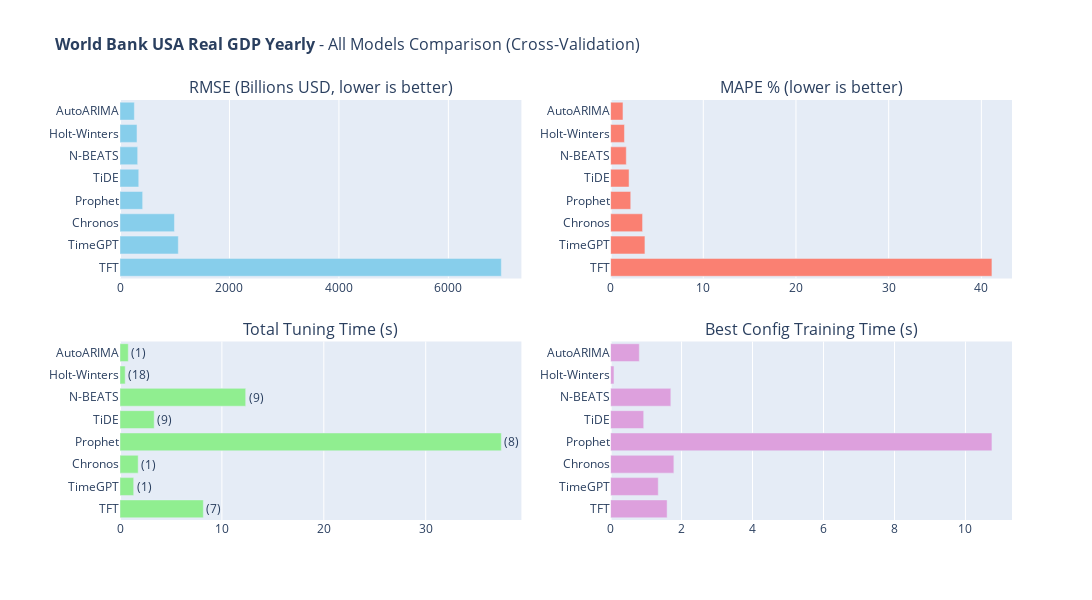

Source (notebook cell):
### Code cell
# 11. All Models Comparison (Interactive)
#
# Summary comparison of all models based on cross-validation metrics.

def create_all_models_comparison(results_dataframe, dataset_name, value_unit=None):
    """
    Create interactive bar chart comparison of all models.
    
    Args:
        results_dataframe: DataFrame with model results
        dataset_name: Name for the plot title
        value_unit: Unit label for RMSE axis (e.g., 'Billions USD')
    
    Returns:
        Plotly Figure object
    """
    rmse_title = f'RMSE ({value_unit}, lower is better)' if value_unit else 'RMSE (lower is better)'
    
    fig = make_subplots(
        rows=2, cols=2,
        subplot_titles=[
            rmse_title, 
            'MAPE % (lower is better)', 
            'Total Tuning Time (s)', 
            'Best Config Training Time (s)'
        ],
        vertical_spacing=0.15, horizontal_spacing=0.1
    )
    
    models = results_dataframe['Model'].tolist()
    
    fig.add_trace(go.Bar(
        y=models, x=results_dataframe['RMSE'], orientation='h',
        marker_color='skyblue', 
        hovertemplate='<b>%{y}</b><br>RMSE: %{x:.2f}<extra></extra>'
    ), row=1, col=1)
    
    fig.add_trace(go.Bar(
        y=models, x=results_dataframe['MAPE'], orientation='h',
        marker_color='salmon', 
        hovertemplate='<b>%{y}</b><br>MAPE: %{x:.2f}%<extra></extra>'
    ), row=1, col=2)
    
    fig.add_trace(go.Bar(
        y=models, x=results_dataframe['Tuning Time (s)'], orientation='h',
        marker_color='lightgreen', 
        text=[f"({c})" for c in results_dataframe['Combinations']],
        textposition='outside', 
        hovertemplate='<b>%{y}</b><br>Time: %{x:.2f}s<extra></extra>'
    ), row=2, col=1)
    
    fig.add_trace(go.Bar(
        y=models, x=results_dataframe['Best Config Time (s)'], orientation='h',
        marker_color='plum', 
        hovertemplate='<b>%{y}</b><br>Time: %{x:.2f}s<extra></extra>'
    ), row=2, col=2)
    
    fig.update_layout(
        title=dict(text=f'<b>{dataset_name}</b> - All Models Comparison (Cross-Validation)', font=dict(size=16)),
        width=1700, height=600, showlegend=False, margin=dict(l=120)
    )
    
    for i in range(1, 3):
        for j in range(1, 3):
            fig.update_yaxes(autorange='reversed', row=i, col=j)
    return fig

if 'results_df' in dir() and not results_df.empty:
    fig_comparison = create_all_models_comparison(
        results_df, DATASET_CONFIG['name'],
        value_unit=DATASET_CONFIG.get('value_unit')
    )
    fig_comparison.show()

### Figure 1 — Plotly figure (JSON) as saved in the notebook; plotly's stock layout.template omitted (floating-point values rounded to 4 significant figures)
{"data": [{"hovertemplate": "<b>%{y}</b><br>RMSE: %{x:.2f}<extra></extra>", "marker": {"color": "skyblue"}, "orientation": "h", "type": "bar", "x": [262.2, 310.4, 322.8, 342.8, 413.8, 995.0, 1065.0, 6967.0], "xaxis": "x", "y": ["AutoARIMA", "Holt-Winters", "N-BEATS", "TiDE", "Prophet", "Chronos", "TimeGPT", "TFT"], "yaxis": "y"}, {"hovertemplate": "<b>%{y}</b><br>MAPE: %{x:.2f}%<extra></extra>", "marker": {"color": "salmon"}, "orientation": "h", "type": "bar", "x": [1.336, 1.495, 1.691, 1.991, 2.173, 3.448, 3.704, 41.14], "xaxis": "x2", "y": ["AutoARIMA", "Holt-Winters", "N-BEATS", "TiDE", "Prophet", "Chronos", "TimeGPT", "TFT"], "yaxis": "y2"}, {"hovertemplate": "<b>%{y}</b><br>Time: %{x:.2f}s<extra></extra>", "marker": {"color": "lightgreen"}, "orientation": "h", "text": ["(1)", "(18)", "(9)", "(9)", "(8)", "(1)", "(1)", "(7)"], "textposition": "outside", "type": "bar", "x": [0.8105, 0.5098, 12.33, 3.356, 37.42, 1.783, 1.343, 8.177], "xaxis": "x3", "y": ["AutoARIMA", "Holt-Winters", "N-BEATS", "TiDE", "Prophet", "Chronos", "TimeGPT", "TFT"], "yaxis": "y3"}, {"hovertemplate": "<b>%{y}</b><br>Time: %{x:.2f}s<extra></extra>", "marker": {"color": "plum"}, "orientation": "h", "type": "bar", "x": [0.8084, 0.09521, 1.698, 0.933, 10.75, 1.783, 1.343, 1.593], "xaxis": "x4", "y": ["AutoARIMA", "Holt-Winters", "N-BEATS", "TiDE", "Prophet", "Chronos", "TimeGPT", "TFT"], "yaxis": "y4"}], "layout": {"annotations": [{"font": {"size": 16}, "showarrow": false, "text": "RMSE (Billions USD, lower is better)", "x": 0.225, "xanchor": "center", "xref": "paper", "y": 1, "yanchor": "bottom", "yref": "paper"}, {"font": {"size": 16}, "showarrow": false, "text": "MAPE % (lower is better)", "x": 0.775, "xanchor": "center", "xref": "paper", "y": 1, "yanchor": "bottom", "yref": "paper"}, {"font": {"size": 16}, "showarrow": false, "text": "Total Tuning Time (s)", "x": 0.225, "xanchor": "center", "xref": "paper", "y": 0.425, "yanchor": "bottom", "yref": "paper"}, {"font": {"size": 16}, "showarrow": false, "text": "Best Config Training Time (s)", "x": 0.775, "xanchor": "center", "xref": "paper", "y": 0.425, "yanchor": "bottom", "yref": "paper"}], "height": 600, "margin": {"l": 120}, "showlegend": false, "title": {"font": {"size": 16}, "text": "<b>World Bank USA Real GDP Yearly</b> - All Models Comparison (Cross-Validation)"}, "width": 1700, "xaxis": {"anchor": "y", "domain": [0, 0.45]}, "xaxis2": {"anchor": "y2", "domain": [0.55, 1]}, "xaxis3": {"anchor": "y3", "domain": [0, 0.45]}, "xaxis4": {"anchor": "y4", "domain": [0.55, 1]}, "yaxis": {"anchor": "x", "autorange": "reversed", "domain": [0.575, 1]}, "yaxis2": {"anchor": "x2", "autorange": "reversed", "domain": [0.575, 1]}, "yaxis3": {"anchor": "x3", "autorange": "reversed", "domain": [0, 0.425]}, "yaxis4": {"anchor": "x4", "autorange": "reversed", "domain": [0, 0.425]}}}
